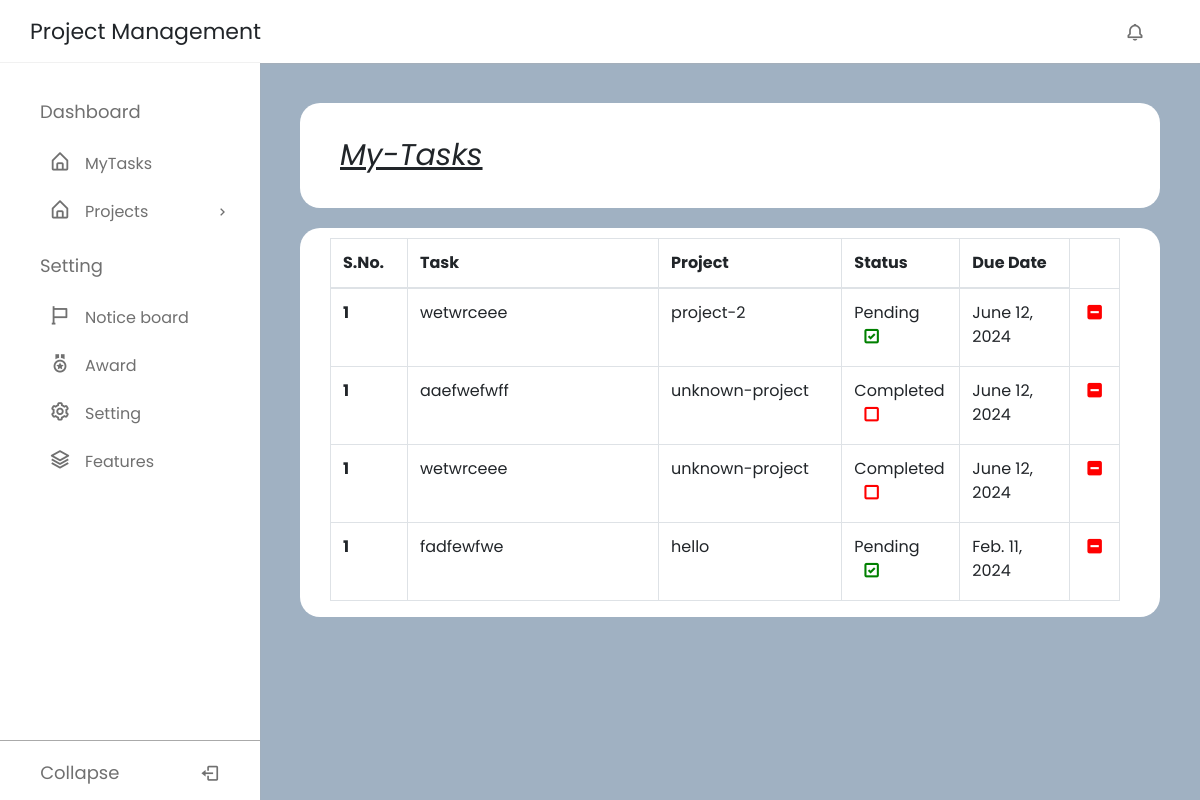
/mytask/ (signed in), run on the app's committed database.
### app/models.py (models this page shows)
class Tasks(models.Model):
    project=models.ForeignKey(Project,on_delete=models.CASCADE,null=True)
    des=models.CharField(max_length=50,default="")
    assigned=models.ManyToManyField(Profile)
    created_at=models.DateTimeField(auto_now=True, auto_now_add=False)
    due_date=models.DateField(auto_now=False, auto_now_add=False)
    status=models.CharField(max_length=10,choices=STATUS_CHOICES,default="Pending")
    def __str__(self):
        return self.des
    def is_pending(self):
        if self.status=="Pending":
            return True
        else:
            return False

class Project(models.Model):
    name=models.CharField(max_length=50,default="unknown-project")
    owner=models.ManyToManyField(Profile,related_name='owned_projects')
    contributor=models.ManyToManyField(Profile,related_name='contributed_projects')
    created_at=models.DateTimeField(auto_now=True, auto_now_add=False)
    def __str__(self):
        return self.name

### app/views.py (the view)
# urls.py: path('mytask/',mytask,name='mytask'),
def mytask(request):
    user=request.user
    tasks = models.Tasks.objects.filter(assigned=user)
    print(tasks)
    return render(request,"task.html",{"tasks":tasks})

### app/context_processor.py (called while the page is built)
def projects(request):
    projects_list=[]
    print(request.user)
    if not request.user.is_anonymous:
        user=request.user
        owned=Project.objects.filter(owner=request.user)
        contributed=Project.objects.filter(contributor=request.user)
        for x in owned:
            if not x in projects_list:
                projects_list.append(x)
        for x in contributed:
            if not x in projects_list:
                projects_list.append(x)
        print(projects_list)
        return {'all_projects': projects_list}
    return {'answer':'userdoesnotexist'}

### templates/task.html (shortened to what this page needs)
{%extends 'dashbase.html'%}
    {%block Body%}
    <div class="Dashboard">
      <div class="project-container">
          <div class="project-title "><u>My-Tasks</u>
        </div>
      </div>
      <div class="task-table">
      <table class="table table-bordered">
        <thead>
          <tr>
            <th scope="col" style="width: 10%;">S.No.</th>
            <th scope="col" style="width: 35%;">Task</th>
            <th scope="col" style="width: 25%;">Project</th>
            <th scope="col"style="width: 15%;">Status</th>
            <th scope="col"style="width: 15%;">Due Date</th>
          </tr>
        </thead>
        <tbody>
          {% for task in tasks%}
          <tr>
            <th scope="row">1</th>
            <td>{{task.des}}</td>
            <td>{{task.project}}</td>
            <td>
              {{task.status}}
              {% if task.is_pending %}
              <div onclick="markcomplete({{task.id}})">
                <i class='bx bx-checkbox-checked bx-sm' style="margin-left:5px; color:green;"></i>
              </div>
              {% else %}
              <div onclick="markincomplete({{task.id}})">
              <i class='bx bx-checkbox bx-sm' style="margin-left:5px; color:red;"></i></td>
              </div>
              {% endif %}
            <td>{{task.due_date}}</td>
            <td><div onclick="deleteTask({{task.id}})"><i class='bx bxs-checkbox-minus bx-sm' style="color:red"></i></div></td>
          </tr>
          {% endfor %}
      {% endblock %}

### static/css/index.css (style rules this page uses)
* { margin: 0; padding: 0; box-sizing: border-box; font-family: "Poppins", sans-serif; }
:root { --white-color: #fff; --blue-color: #001d4e; --grey-color: #707070; --grey-color-light: #aaa; }
body { background-color: #a0b1c2; transition: all 0.5s ease; }
.Dashboard { height: fit-content; width:calc(100% - 260px); margin-left: 260px; padding:20px; align-items: center; }
.project-container { height: fit-content; margin:20px; padding-top: 10px; padding-left: 20px; padding-right: 30px; padding-bottom: 10px; border-radius: 20px; align-content: center; border: #001d4e; border-width: 2px; background-color: rgb(255, 255, 255); }
.project-title { display: flex; font-size: 30px; font-style: italic; font-family: 'Franklin Gothic Medium', 'Arial Narrow', Arial, sans-serif; margin:20px; }
.task-table { height: fit-content; margin:20px; padding-top: 10px; padding-left: 30px; padding-right: 40px; border-radius: 20px; align-content: center; border: #001d4e; border-width: 2px; background-color: rgb(255, 255, 255); }

### data on the page
Tasks: des "wetwrceee", project "project-2", status "Pending", due_date "June 12, 2024"
Tasks: des "aaefwefwff", project "unknown-project", status "Completed", due_date "June 12, 2024"
Tasks: des "wetwrceee", project "unknown-project", status "Completed", due_date "June 12, 2024"
Tasks: des "fadfewfwe", project "hello", status "Pending", due_date "Feb. 11, 2024"
